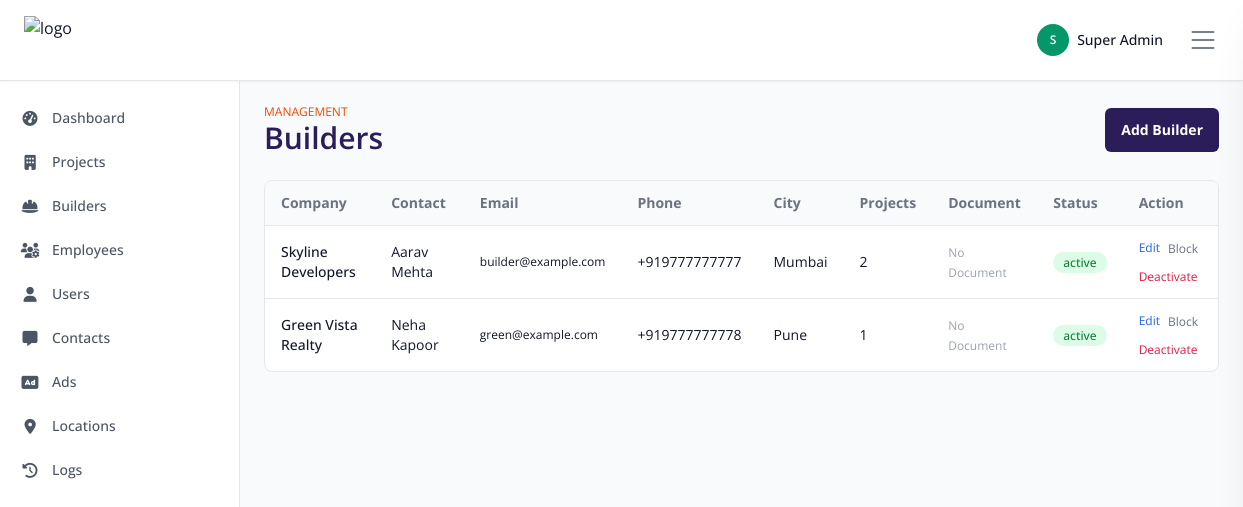
The page /admin/builders.php (signed in) on the database its author committed.
### tables this page shows
CREATE TABLE builders (

    id BIGINT UNSIGNED AUTO_INCREMENT PRIMARY KEY,

    uuid CHAR(36) NOT NULL UNIQUE,

    company_name VARCHAR(255) NOT NULL,

    company_slug VARCHAR(255) NOT NULL UNIQUE,

    builder_name VARCHAR(150) NOT NULL,

    email VARCHAR(150) NOT NULL UNIQUE,

    phone VARCHAR(20) NOT NULL UNIQUE,

    alternate_phone VARCHAR(20) DEFAULT NULL,

    whatsapp_number VARCHAR(20) DEFAULT NULL,

    password VARCHAR(255) NOT NULL,

    company_logo VARCHAR(255) DEFAULT NULL,

    company_banner VARCHAR(255) DEFAULT NULL,

    document VARCHAR(255) DEFAULT NULL,

    established_year YEAR DEFAULT NULL,

    rera_number VARCHAR(100) DEFAULT NULL,

    gst_number VARCHAR(100) DEFAULT NULL,

    website VARCHAR(255) DEFAULT NULL,

    company_description LONGTEXT DEFAULT NULL,

    address TEXT DEFAULT NULL,

    city VARCHAR(100) DEFAULT NULL,

    state VARCHAR(100) DEFAULT NULL,

    country VARCHAR(100) DEFAULT 'India',

    pincode VARCHAR(20) DEFAULT NULL,

    latitude DECIMAL(10,8) DEFAULT NULL,

    longitude DECIMAL(11,8) DEFAULT NULL,

    auth_token TEXT DEFAULT NULL,

    remember_token VARCHAR(255) DEFAULT NULL,

    reset_token VARCHAR(255) DEFAULT NULL,

    reset_token_expiry DATETIME DEFAULT NULL,

    last_login_at DATETIME DEFAULT NULL,

    last_login_ip VARCHAR(100) DEFAULT NULL,

    email_verified_at TIMESTAMP NULL DEFAULT NULL,

    is_verified TINYINT(1) DEFAULT 0,

    total_projects INT DEFAULT 0,

    total_leads INT DEFAULT 0,

    total_visits INT DEFAULT 0,

    status ENUM(
        'pending',
        'active',
        'inactive',
        'blocked'
    ) DEFAULT 'pending',

    created_by_employee BIGINT UNSIGNED DEFAULT NULL,

    approved_by_admin BIGINT UNSIGNED DEFAULT NULL,

    approved_at DATETIME DEFAULT NULL,

    created_at TIMESTAMP DEFAULT CURRENT_TIMESTAMP,

    updated_at TIMESTAMP DEFAULT CURRENT_TIMESTAMP
    ON UPDATE CURRENT_TIMESTAMP,

    deleted_at TIMESTAMP NULL DEFAULT NULL,

    FOREIGN KEY (created_by_employee)
    REFERENCES employees(id)
    ON DELETE SET NULL,

    FOREIGN KEY (approved_by_admin)
    REFERENCES admins(id)
    ON DELETE SET NULL,

    INDEX idx_builder_company(company_name),
    INDEX idx_builder_established_year(established_year),
    INDEX idx_builder_city(city),
    INDEX idx_builder_status(status)

);

### config/database.php (called while the page is built, shortened)
<?php
function e($string)
{
    return htmlspecialchars(
        $string,
        ENT_QUOTES,
        'UTF-8'
    );
}

### includes/app_helpers.php (called while the page is built, shortened)
<?php
require_once __DIR__ . '/db_connect.php';
function tableCount($table, $where = '1=1', $params = [])
{
    global $pdo;
    $stmt = $pdo->prepare("SELECT COUNT(*) AS total FROM {$table} WHERE {$where}");
    $stmt->execute($params);
    $row = $stmt->fetch();
    return (int)($row['total'] ?? 0);
}

### admin/builders.php (the view, shortened to what this page needs)
<?php
require_once __DIR__ . '/../includes/app_helpers.php';
$builders = $pdo->query("SELECT * FROM builders ORDER BY created_at DESC")->fetchAll();
require_once __DIR__ . '/includes/header.php';
?>
<section class="min-h-screen bg-gray-50 p-6 mt-20">
    <div class="max-w-[1400px] mx-auto">
        <div class="flex items-center justify-between">
            <div>
                <p class="text-xs uppercase text-accent">Management</p>
                <h1 class="text-3xl font-semibold text-primary">Builders</h1>
            </div>
            <button onclick="document.getElementById('addModal').classList.remove('hidden')" class="rounded-md bg-primary px-4 py-3 text-sm font-bold text-white">Add Builder</button>
        </div>
        <div class="mt-6 rounded-lg border border-gray-200 bg-white overflow-hidden">
            <table class="w-full text-left text-sm">
                <thead class="bg-gray-50 text-gray-500">
                    <tr>
                        <th class="px-4 py-3">Company</th>
                        <th class="px-4 py-3">Contact</th>
                        <th class="px-4 py-3">Email</th>
                        <th class="px-4 py-3">Phone</th>
                        <th class="px-4 py-3">City</th>
                        <th class="px-4 py-3">Projects</th>
                        <th class="px-4 py-3">Document</th>
                        <th class="px-4 py-3">Status</th>
                        <th class="px-4 py-3">Action</th>
                    </tr>
                </thead>
                <tbody>
                    <?php foreach ($builders as $b): $projCount = tableCount('projects', "builder_id = ? AND deleted_at IS NULL", [$b['id']]); ?>
                        <tr class="border-t">
                            <td class="px-4 py-3 font-medium"><?php echo e($b['company_name']); ?></td>
                            <td class="px-4 py-3"><?php echo e($b['builder_name']); ?></td>
                            <td class="px-4 py-3 text-xs"><?php echo e($b['email']); ?></td>
                            <td class="px-4 py-3"><?php echo e($b['phone']); ?></td>
                            <td class="px-4 py-3"><?php echo e($b['city'] ?: '-'); ?></td>
                            <td class="px-4 py-3"><?php echo $projCount; ?></td>
                            <td class="px-4 py-3 max-w-[120px]">
                                <?php if ($b['document']): ?>
                                    <a href="<?php echo BASE_URL . 'assets/documents/' . e($b['document']); ?>" target="_blank" class="text-accent hover:underline text-xs font-medium">View PDF</a>
                                <?php else: ?>
                                    <span class="text-gray-400 text-xs">No Document</span>
                                <?php endif; ?>
                            </td>
                            <td class="px-4 py-3">
                                <span class="rounded-full px-2.5 py-0.5 text-xs font-medium
                                    <?php echo $b['status'] === 'active' ? 'bg-green-100 text-green-700' : ($b['status'] === 'pending' ? 'bg-amber-100 text-amber-700' : 'bg-gray-100 text-gray-500'); ?>">
                                    <?php echo e($b['status']); ?>
                                </span>
                            </td>
                            <td class="px-4 py-3">
                                <div class="flex gap-2 flex-wrap items-center">
                                    <button type="button" onclick="openEditBld(this)"
                                        data-id="<?php echo (int)$b['id']; ?>"
                                        data-company="<?php echo e($b['company_name']); ?>"
                                        data-name="<?php echo e($b['builder_name']); ?>"
                                        data-email="<?php echo e($b['email']); ?>"
                                        data-phone="<?php echo e($b['phone']); ?>"
                                        data-city="<?php echo e($b['city']); ?>"
                                        data-state="<?php echo e($b['state']); ?>"
                                        data-document="<?php echo e($b['document']); ?>"
                                        class="text-blue-600 hover:underline text-xs">Edit</button>
                                    <form method="post">
                                        <button name="action" value="toggle_status" class="text-xs <?php echo $b['status'] === 'active' ? 'text-gray-500' : 'text-green-600'; ?> hover:underline">
                                            <?php echo $b['status'] === 'active' ? 'Block' : 'Activate'; ?>
                                        </button>
                                    </form>
                                    <form method="post" onsubmit="return confirm('Deactivate this builder?')">
                                        <button name="action" value="delete_builder" class="text-rose-600 hover:underline text-xs">Deactivate</button>
                                    </form>
                                </div>
                            </td>
                        </tr>
                    <?php endforeach; ?>
                </tbody>
            </table>
        </div>
    </div>
</section>

### assets/css/style.css (style rules this page uses)
* { scroll-behavior: smooth; }

### rows shown on the page
builders: company_name "Skyline Developers", builder_name "Aarav Mehta", email "builder@example.com", phone "+919777777777", city "Mumbai", projCount "2", shows "No Document", status "active", shows "Block"
builders: company_name "Green Vista Realty", builder_name "Neha Kapoor", email "green@example.com", phone "+919777777778", city "Pune", projCount "1", shows "No Document", status "active", shows "Block"

### other values the page prints
substr($_SESSION['admin_name'] ?? 'A', 0, 1) "S"
$_SESSION['admin_name'] "Super Admin"
$link['label'] "Dashboard"
$link['label'] "Projects"
$link['label'] "Builders"
$link['label'] "Employees"
$link['label'] "Users"
$link['label'] "Contacts"
$link['label'] "Ads"
$link['label'] "Locations"
$link['label'] "Logs"
